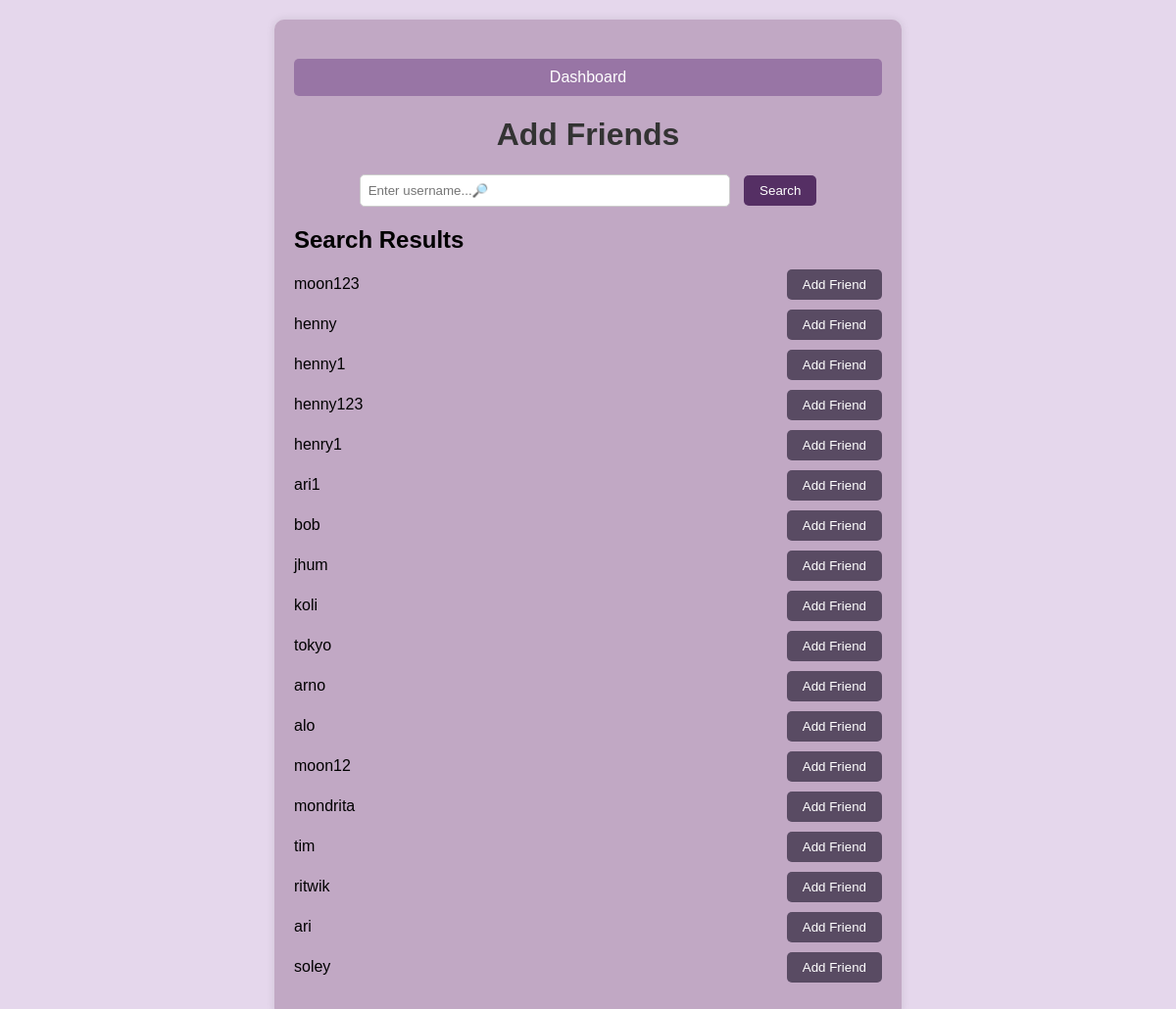
/add_friend (signed in), run on an earlier commit of the app's database.
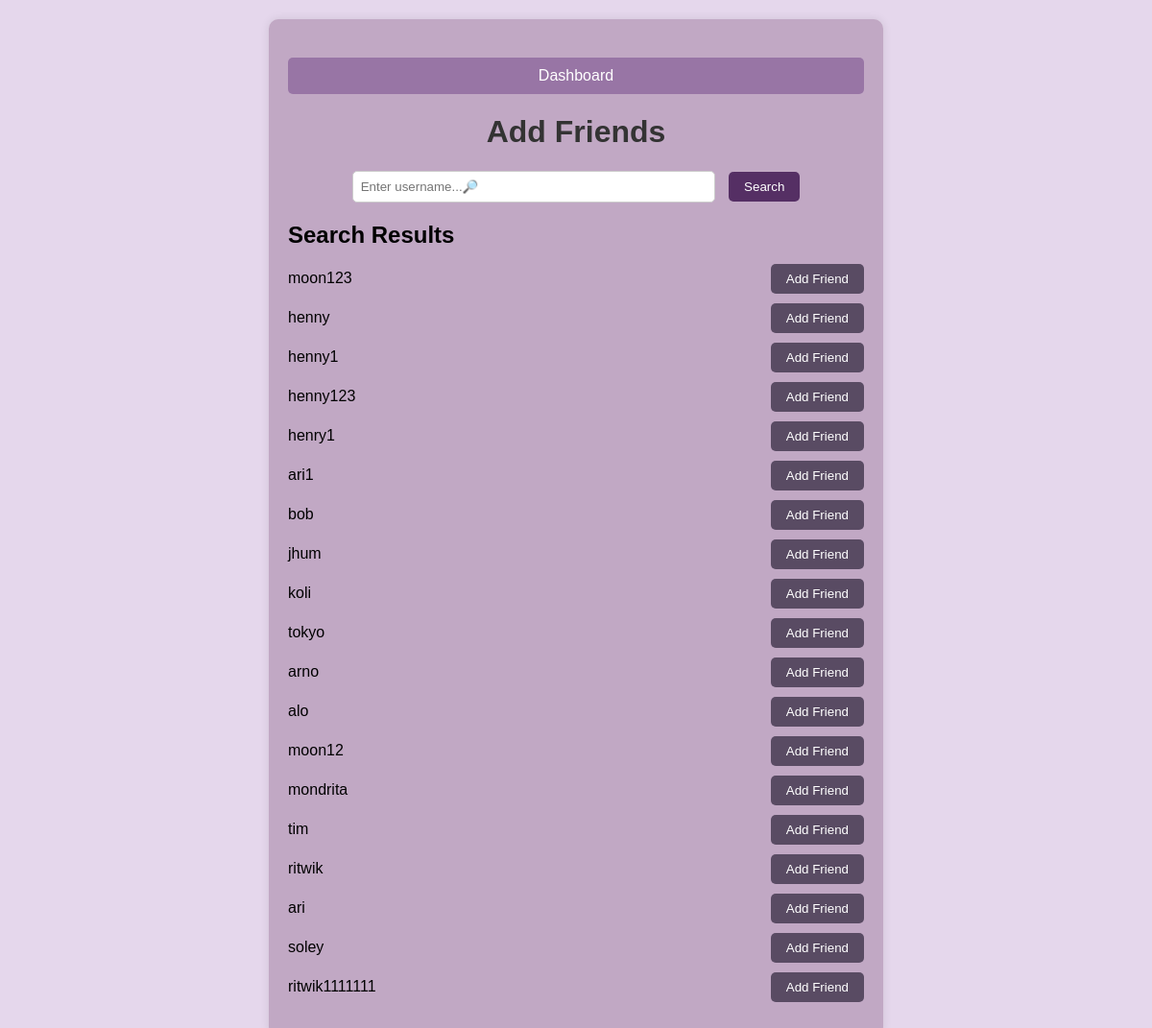
And on a later commit of the database.
### app/models.py (models this page shows, shortened)
class User(db.Model):
    id = db.Column(db.Integer, primary_key=True)
    username = db.Column(db.String(80), unique=True, nullable=False)
    email = db.Column(db.String(120), unique=True, nullable=False)
    password = db.Column(db.String(80), nullable=False)
    security_answer = db.Column(db.String(255), nullable=False)
    friends = relationship(
        'User',
        secondary='friendship',
        primaryjoin=id == Friendship.user_id,
        secondaryjoin=id == Friendship.friend_id,
        backref='friend_of'
    )

### app/routes.py (the view)
@app.route('/add_friend', methods=['GET'])
def add_friend():
    current_username = session.get('username')
    if current_username:
        search_query = request.args.get('search_query')
        if search_query:
            current_user = User.query.filter_by(username=current_username).first()
            added_friend_ids = [friend.id for friend in current_user.friends]
            users = User.query.filter(User.username.ilike(f'%{search_query}%')).filter(User.username != current_username).filter(~User.id.in_(added_friend_ids)).all()
        else:
            current_user = User.query.filter_by(username=current_username).first()
            added_friend_ids = [friend.id for friend in current_user.friends]
            users = User.query.filter(User.username != current_username).filter(~User.id.in_(added_friend_ids)).all()
        return render_template('add_friend.html', users=users)
    else:
        return redirect(url_for('login'))

### app/templates/add_friend.html (shortened to what this page needs)
<!DOCTYPE html>
<html lang="en">
<head>
</head>
<body>
    <div class="container">
        <a href="{{ url_for('dashboard', username=session.get('username')) }}" class="back-button">Dashboard</a>
        <h1>Add Friends</h1>
        <form class="search-form" action="/add_friend" method="GET">
            <input class="search-input" type="text" name="search_query" placeholder="Enter username...🔎">
            <button class="search-button" type="submit">Search</button>
        </form>
        <div class="search-results">
            {% if users %}
                <h2>Search Results</h2>
                <ul>
                    {% for user in users %}
                        <li>
                            <div>{{ user.username }}</div>
                            <form action="/add_friend/{{ user.id }}/add" method="POST">
                                <button class="add-button" type="submit">Add Friend</button>
                            </form>
                        </li>
                    {% endfor %}
                </ul>
            {% else %}
                <p>No users found.</p>
            {% endif %}
        </div>
    </div>
</body>
</html>

What changed in the data, as far as the page shows it:
added User: username "ritwik1111111"
